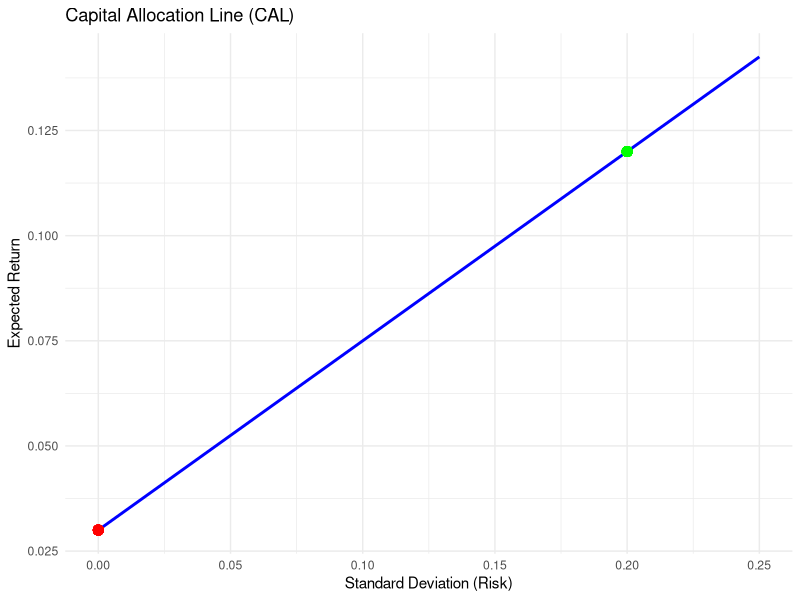

The R source for this figure:
## ---- chunk 1
# Define the cash flows and times
cash_flows <- c(-1000, 200, 300, 400, 500)
times      <- c(0, 1, 2, 3, 4)

# Define the function for NPV
npv_function <- function(r) {
  sum(cash_flows / (1 + r)^times)
}

# Use uniroot to find the IRR (dollar-weighted average return)
irr <- uniroot(npv_function, c(-1, 1))$root
irr

## ---- chunk 2
r <- 0.04  # 8% annual nominal interest rate
mn <- 4  # Quarterly compounding

# Calculate the Effective Annual Rate (EAR)
EAR <- (1 + r / mn)^mn - 1
EAR

## ---- chunk 3
# Define the weights and expected returns of the assets
weights          <- c(0.50, 0.30, 0.20)
expected_returns <- c(0.10, 0.15, 0.20)

# Calculate the expected return of the portfolio
expected_return_portfolio <- sum(weights * expected_returns)

# Print the expected return as a percentage
expected_return_percentage <- expected_return_portfolio * 100
expected_return_percentage
## ---- chunk 4
# Define the probabilities and returns of the states
probabilities <- c(0.3, 0.4, 0.3)
returns <- c(0.12, 0.04, -0.02)
expected_return <- 0.046

# Calculate the variance
variance <- sum(probabilities * (returns - expected_return)^2)

# Calculate the standard deviation
standard_deviation <- sqrt(variance)

# Print the standard deviation as a percentage
standard_deviation_percentage <- standard_deviation * 100
standard_deviation_percentage

## ---- chunk 5
# Define the parameters for the normal distribution
mu <- 0
sigma <- 1

# Define a value for x
x <- 1

# Calculate the probability density function (PDF) of the normal distribution at x
pdf_value <- dnorm(x, mean = mu, sd = sigma)
pdf_value

# Calculate the cumulative distribution function (CDF) of the normal distribution at x
cdf_value <- pnorm(x, mean = mu, sd = sigma)
cdf_value

# Calculate the quantile for a given probability
probability <- 0.95
quantile_value <- qnorm(probability, mean = mu, sd = sigma)
quantile_value


## ---- chunk 6
# Define the expected return, variance, and coefficient of risk aversion

risk_free_rate = 0.04
expected_return <- 0.08  # Expected return (E(r))
variance <- 0.06^2         # Variance (σ^2)
A <- 2                   # Coefficient of risk aversion (A)

# Calculate the utility value (U)
utility <- expected_return - (1/2) * A * variance
utility

## ---- chunk 7
library(ggplot2)

# Define the risk-free rate and the risky portfolio parameters
risk_free_rate <- 0.03  # 3%
expected_return_risky <- 0.12  # 12%
std_dev_risky <- 0.20  # 20%

# Define a range of standard deviations for the CAL
std_devs <- seq(0, 0.25, by = 0.01)

# Calculate the expected returns for the CAL
expected_returns <- risk_free_rate + ((expected_return_risky - risk_free_rate) / std_dev_risky) * std_devs

# Create a data frame to store the results
cal_data <- data.frame(std_dev = std_devs, expected_return = expected_returns)

# Plot the Capital Allocation Line
ggplot(cal_data, aes(x = std_dev, y = expected_return)) +
  geom_line(color = "blue", size = 1) +
  geom_point(aes(x = 0, y = risk_free_rate), color = "red", size = 3) +  # Risk-free rate point
  geom_point(aes(x = std_dev_risky, y = expected_return_risky), color = "green", size = 3) +  # Risky portfolio point
  labs(title = "Capital Allocation Line (CAL)",
       x = "Standard Deviation (Risk)",
       y = "Expected Return") +
  theme_minimal()
## ---- chunk 8
# Define parameters
rf <- 0.06       # Risk-free rate
Erp <- 0.18      # Expected return of the risky portfolio
sigma_p <- 0.25  # Standard deviation of the risky portfolio
A <- 5           # Degree of risk aversion

# Calculate optimal y
y <- (Erp - rf) / (A * sigma_p^2)
y

# The Expected Return

ER = rf + (y*(Erp - rf))
ER

sigma_c = y*sigma_p
sigma_c

sharpe = (ER- rf)/sigma_c
sharpe
